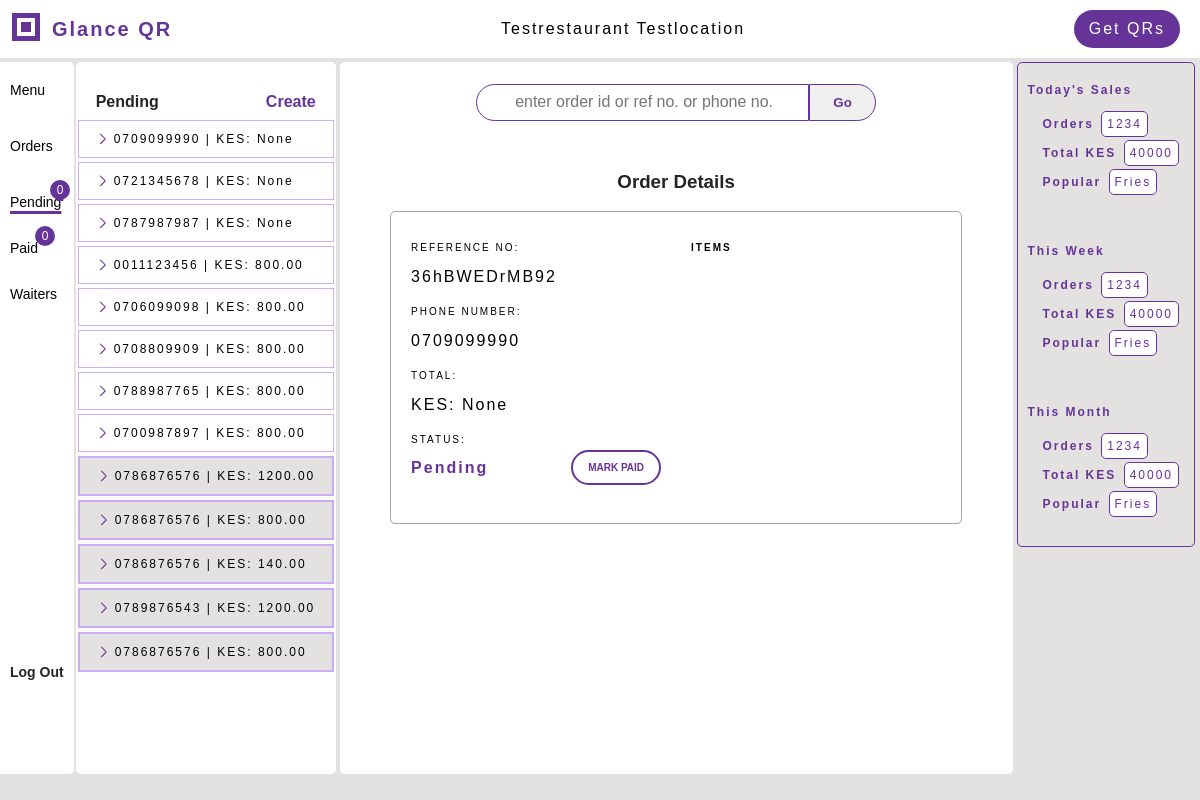
Page /pending/ (signed in) on the earlier database version.
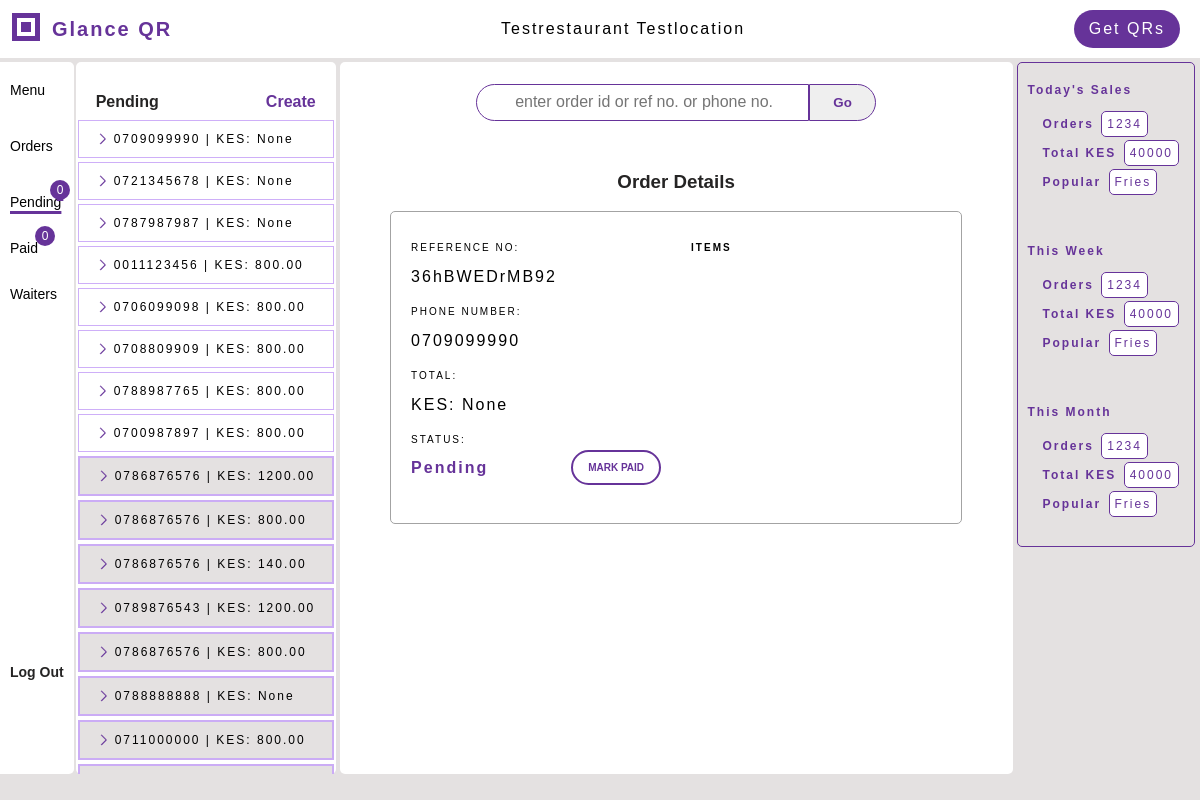
Same page on the later database version.
### menus/models.py (models this page shows, shortened)
class Order(models.Model):
    order_id = models.AutoField(primary_key=True)
    reference_number = models.CharField(unique=True, max_length=20)
    table_number = models.IntegerField(null=True, blank=False)
    phone_number = PhoneNumber(max_length=15, null=True, blank=False)
    restaurant = models.ForeignKey(Restaurant, related_name="orders", on_delete=models.SET_NULL, null=True, blank=True)
    total_amount = models.DecimalField(decimal_places=2, max_digits=10, null=True, default=None)
    paid = models.BooleanField(default=False)
    new = models.BooleanField(default=True)
    created_by = models.ForeignKey('Waiter', on_delete=models.SET_NULL, null=True, related_name='orders')
    category = models.CharField(max_length=20, choices=[('drinks', 'drinks'), ('food', 'food')], null=True, default=None)
    @property
    def items_ordered(self):
        return self.ordered_items.all()

### qrgenerator/views_dashbord.py (the view)
# urls.py: path('pending/', views_dashbord.pending_orders, name='pending'),
def pending_orders(request, order_id=None):
    restaurant = request.user.restaurant
    if not restaurant:
        return HttpResponseForbidden('Access Denied')
    orders = restaurant.orders.filter(paid=False).order_by('order_id')
    context = get_orders_context(order_id, orders, restaurant)
    return render(request, 'qrgenerator/pending.html', context)

### qrgenerator/views_dashbord.py (called while the page is built)
def get_orders_context(order_id, orders, restaurant):
    context = {
        'orders': orders, 'display_order': orders.first(), 'restaurant': restaurant,
        }
    if order_id and (display_order := Order.get(unique_value=order_id)):
        display_order.new = False
        display_order.save()
        context['display_order'] = display_order
    return context

### qrgenerator/templates/qrgenerator/pending.html (shortened to what this page needs)
{% extends 'qrgenerator/dashbord.html' %}
{% block pending %}
<div class="menu-left-item active-tab">
    <a href="{% url 'qrgenerator:pending' %}">Pending
        <span id="incoming-pending" class="incoming">0</span>
    </a>
</div>
{% endblock %}
{% block menu_elements %}
<div class="menu-elements bg-white">
    <div class="elements-top">
        <div class="elements-title">Pending</div>
        <a target="_blank" href="{% url 'qrgenerator:create_order' restaurant.restaurant_id %}"><span class="create-order">Create</span></a>
    </div>
    <div class="elements-wrapper">
        {% if orders %}
        {% for order in orders %}
        <a href="{% url 'qrgenerator:pending' order.order_id %}">
        <div class="element-highlight {% if order.new %}is-new{% endif %}">
            <span class="item-name item-property">
            {{ order.phone_number }} | KES: {{ order.total_amount }}
            </span>
        </div>
        </a>
        {% endfor %}
        {% endif %}
    </div>
</div>
{% endblock %}
{% block workspace %}
    <div class="form-wrapper">
        <div class="form-title"><h3>Order Details</h3></div>
        <div class="order-summary">
            {% if display_order %}
            <div class="width-250">
                <div class="input-wrapper">
                    <div class="label">Reference no:</div>
                    <div class="form-input"> {{ display_order.reference_number }} </div>
                </div>
                <div class="input-wrapper">
                    <div class="label">Phone Number:</div>
                    <div class="form-input"> {{ display_order.phone_number }}</div>
                </div>
                <div class="input-wrapper"><div class="label">Total:</div>
                    <div class="form-input">KES:  {{ display_order.total_amount }}</div>
                </div>
                <div class="input-wrapper">
                    <div class="label">Status:</div>
                    <div class="status"> {% if not display_order.paid %}Pending{% endif %}
                        <form method="POST" action="{% url 'qrgenerator:mark_paid' %}" class="paid-btn-wrapper">
                            <button type="submit" class="mark-paid">Mark Paid</button>
                        </form>
                    </div>
                </div>
                <br>
            </div>
            <div class="width-250 padding-left-10">
            <div class="label items-title">Items</div>
            </div>
            {% else %}
            <p>No Orders at the moment</p>
            {% endif %}
        </div>
</div>
{% endblock %}

Differences in the rows shown:
added Order: phone_number "0788888888", total_amount "None", new True (drawn)
added Order: phone_number "0711000000", total_amount "800.00", new True (drawn)
